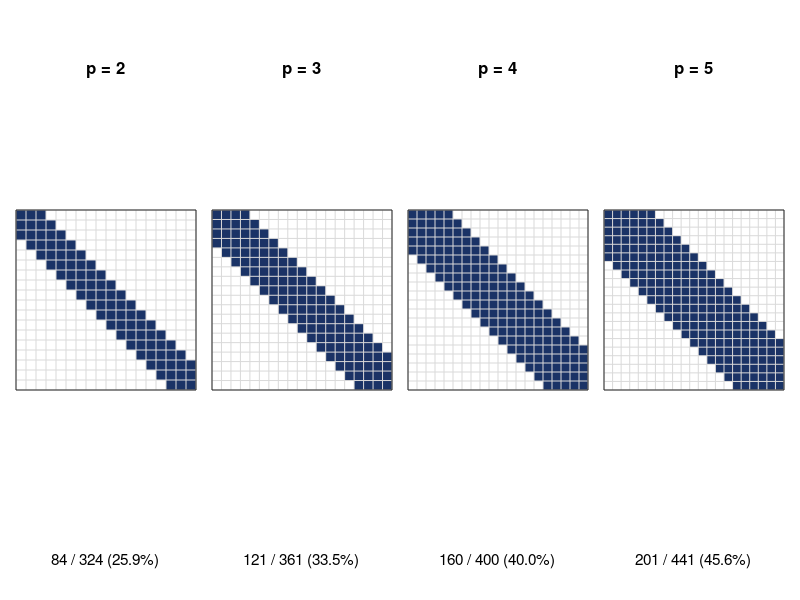

MATLAB code for this plot:
% Parámetros base
Nel = 16;
p_values = [2, 3, 4, 5];

% Figura de altura 280 para acomodar textos arriba y abajo
fig = figure('Position', [100, 100, 1000, 280], 'Visible', 'off');

% Mapa de colores: Blanco para 0, Azul oscuro para 1
mi_mapa = [1, 1, 1; 0.1, 0.2, 0.4];
colormap(mi_mapa);

% Definición manual de márgenes (en unidades normalizadas 0 a 1)
margen_izq = 0.02;
margen_inf = 0.15;
espacio_entre = 0.02;
ancho_eje = (1 - 2*margen_izq - 3*espacio_entre) / 4;
% Reducimos de 0.72 a 0.70 para dar más espacio por arriba y evitar cortes
alto_eje = 0.70;

for k = 1:length(p_values)
    p = p_values(k);
    Nb = Nel + p;

    K = zeros(Nb, Nb);
    for i = 1:Nb
        j_min = max(1, i - p);
        j_max = min(Nb, i + p);
        K(i, j_min:j_max) = 1;
    end

    % --- Cálculo de la proporción de elementos no nulos ---
    elementos_no_nulos = sum(K(:));
    elementos_totales = Nb * Nb;
    porcentaje = (elementos_no_nulos / elementos_totales) * 100;

    % Calculamos la posición exacta del bloque k
    pos_x = margen_izq + (k-1) * (ancho_eje + espacio_entre);
    ax = axes('Position', [pos_x, margen_inf, ancho_eje, alto_eje]);

    imagesc(K);

    % Estética de la matriz
    axis square;
    axis ij;
    set(ax, 'XTick', [], 'YTick', []); % Eliminamos números de ejes

    % --- CORRECCIÓN DEL TÍTULO SUPERIOR ---
    % Usamos Position [0.5, 1.03] para acercarlo a la matriz y bajarlo
    title(sprintf('p = %d', p), 'FontSize', 12, 'FontWeight', 'bold', ...
          'Units', 'normalized', 'Position', [0.5, 1.03]);

    % --- TEXTO INFERIOR ---
    texto_inferior = sprintf('%d / %d (%.1f%%)', elementos_no_nulos, elementos_totales, porcentaje);
    text(0.5, -0.12, texto_inferior, 'Units', 'normalized', ...
         'HorizontalAlignment', 'center', 'FontSize', 11);

    % Cuadrícula ultra fina
    hold on;
    line_color = [0.85, 0.85, 0.85];
    for idx = 0.5 : 1 : Nb+0.5
        plot([0.5, Nb+0.5], [idx, idx], 'Color', line_color, 'LineWidth', 0.3);
        plot([idx, idx], [0.5, Nb+0.5], 'Color', line_color, 'LineWidth', 0.3);
    end
    hold off;

    xlim([0.5, Nb+0.5]);
    ylim([0.5, Nb+0.5]);
end

% Ajuste final: Fondo blanco puro
set(fig, 'Color', 'w');

% EXPORTACIÓN CRÍTICA:
print(fig, 'densidad_matriz_final.png', '-dpng', '-r300');

disp('Figura generada: densidad_matriz_final.png con título ajustado y proporciones visibles.');
